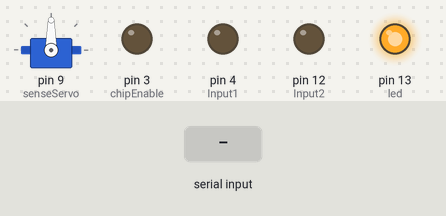
Bench run of a sketch on a simulated Arduino Uno, built with avr-gcc and run on an emulated ATmega328P. Parts: servo, output pins drawn as LEDs (lit = HIGH). The test bench sets the inputs (shaded band).

Above: at 1.2 s.
1.3 s: "f" received over Serial
At 2.4 s:
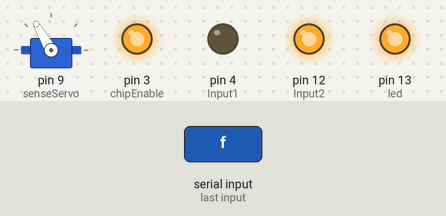
2.8 s: "a" received over Serial
At 3.5 s:
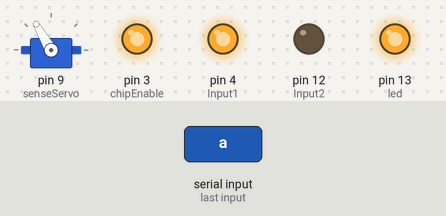
4.3 s: "e" received over Serial
At 4.7 s:
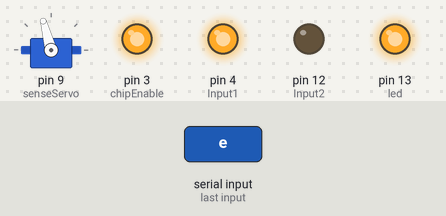
5.8 s: "p" received over Serial
At 7.0 s:
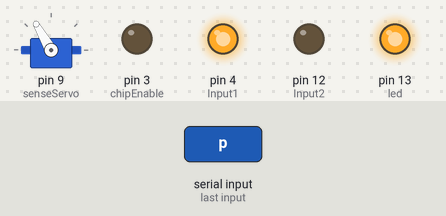
7.3 s: "e" received over Serial
At 8.2 s:
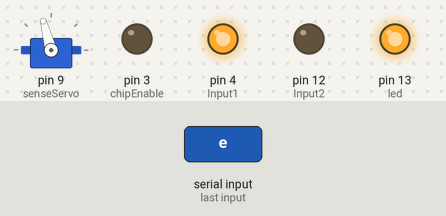
Timing chart, 0 to 9.8 s (numbered marks = the images above; inputs shaded):
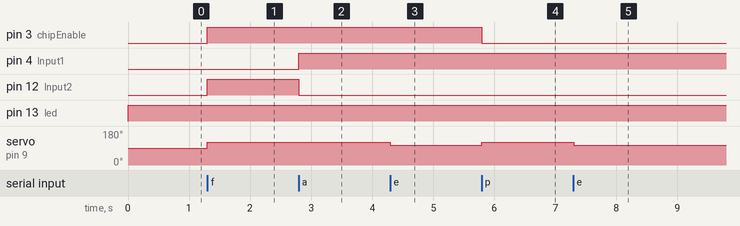

Measured:
- after the input at 1.3 s, pin 3 (chipEnable), pin 12 (Input2): LOW → HIGH at once; servo on pin 9 (senseServo): 90° → 120° at once
- after the input at 2.8 s, pin 4 (Input1): LOW → HIGH at once; pin 12 (Input2): HIGH → LOW at once
- after the input at 4.3 s, servo on pin 9 (senseServo): 120° → 105° at once
- after the input at 5.8 s, pin 3 (chipEnable): HIGH → LOW at once; servo on pin 9 (senseServo): 105° → 120° at once
- after the input at 7.3 s, servo on pin 9 (senseServo): 120° → 105° at once

The sketch:

CarroSTD.ino
```cpp
//#include <Ultrasonic.h>
#include <Servo.h>
#include <SoftwareSerial.h>

//#define TRIGGER_PIN  12
//#define ECHO_PIN     13
#define Input1 4
#define Input2 12
#define chipEnable 3
#define led 13

//Ultrasonic ultrasonic(TRIGGER_PIN, ECHO_PIN);
Servo senseServo;
//SoftwareSerial modBlue(0,1);

//float safetyDistance = 5;
//int key = 1234;
//int _key;
//int direcao;
//int aceleracao;
char comando;

void setup(){
  Serial.begin(9600);
  pinMode(Input1, OUTPUT);
  pinMode(Input2, OUTPUT);
  pinMode(chipEnable, OUTPUT);
  pinMode(led, OUTPUT);
  senseServo.attach(9);
  //modBlue.begin(9600);
}

void loop(){
  //goUp();
  //delay(1000);
  //goDown();
  //delay(1000);
  //stopCar();
  //  delay(1000);
  if(Serial.available()){
    digitalWrite(led, LOW);
    comando = (char) Serial.read();
    if(comando == 'f'){
      goHead();
      goUp();
    }
    else if(comando == 'a'){
      goHead();
      goDown();
    }
    else if(comando == 'd'){
      turnRight();
    }
    else if(comando == 'e'){
      turnLeft();
    }
    else if(comando == 'p'){
      stopCar();
      goHead();
    }
  }
  else{
    digitalWrite(led, HIGH);
  }
}

/*
int testaDistancia(){
  float cmMsec;
  long microsec = ultrasonic.timing();

  cmMsec = ultrasonic.convert(microsec, Ultrasonic::CM);

  if(cmMsec >= safetyDistance)
    return 1;
  else
    return 0;
}
*/

void goUp(){
  analogWrite(chipEnable, 255);
  digitalWrite(Input1, LOW);
  digitalWrite(Input2, HIGH);
  //digitalWrite(chipEnable, HIGH);
}

void goDown(){
  analogWrite(chipEnable, 255);
  digitalWrite(Input1, HIGH);
  digitalWrite(Input2, LOW);
  //analogWrite(chipEnable, HIGH);
}

void stopCar(){
  analogWrite(chipEnable, 0);
}

void goHead(){
  senseServo.write(120);
}

void turnLeft(){
  senseServo.write(105);
}

void turnRight(){
  senseServo.write(135);
}

/*
int testKey(int _key){
  if(_key = key)
    return 1;
  else
    return 0;
}
*/
```
